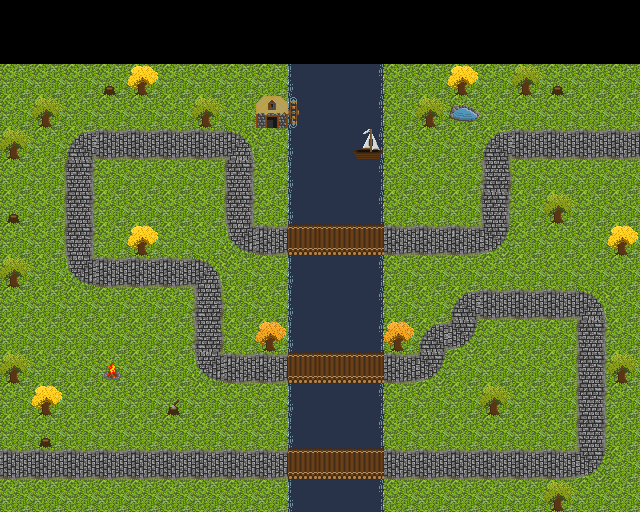

Rendered tile map (Tiled .tmx) drawn with the repository's tilesets; below, a short description and the map source with its tile grids summarised:
An orthogonal 20x16 tile map with 32x32 px tiles, 4 tile layers (Background, Path, Foreground, Objects).

<map version="1.0" orientation="orthogonal" width="20" height="16" tilewidth="32" tileheight="32">
 <tileset firstgid="1" name="Tiles" tilewidth="32" tileheight="32">
  <image source="../packer/tiles.png" width="256" height="256" />
 </tileset>
 <layer name="Background" width="20" height="16">
  <data>[320 cells, 280 non-empty, 1 distinct tile ids]</data>
 </layer>
 <layer name="Path" width="20" height="16">
  <data>[320 cells, 72 non-empty, 4 distinct tile ids]</data>
 </layer>
 <layer name="Foreground" width="20" height="16">
  <data>[320 cells, 44 non-empty, 3 distinct tile ids]</data>
 </layer>
 <layer name="Objects" width="20" height="16">
  <data>[320 cells, 38 non-empty, 13 distinct tile ids]</data>
 </layer>
</map>
